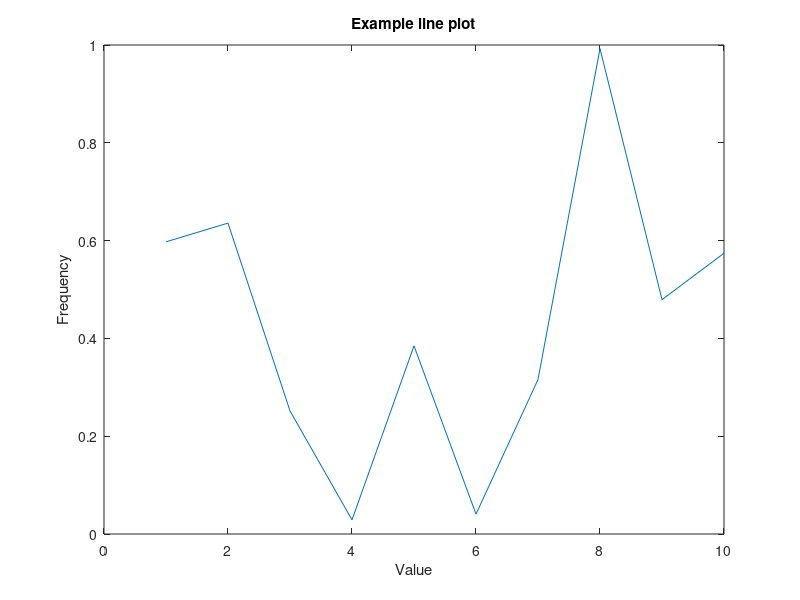

The MATLAB script that drew this image: (Note: this script raises an error after producing the figure.)
%{
ECON 611 - MACROECONOMIC THEORY II
PROF. KAIJI CHEN, PH.D.
INTRODUCTION TO MATLAB - JAFET BACA
01-19-2024

%}

%% 1. Basic comands

clear;            %Clear the workspace
clc;              %Clear the command window
clearvars;        %Clear variables from memory
pwd;              %Print current directory
ls;               %List all the files in the current directory
lookfor disp      %Search help for keywords
help disp         %Provide documentation of a function

%% 2. Basic matrix algebra

A = ones(3,3);    %Return a 3x3 matrix of ones
B = [1 2 4; 13 9 6; 7 8 9];

% --- 2.1. Transposes of A and B
A';
B';

% --- 2.2. Inverses of A and B
inv(A); 
inv(B);

% --- 2.3. Matrix multiplication
A * B;  %Matrix product of A and B
A .* B; %Element-wise multiplication of A and B

%% 3. Conditional statements

% --- 3.1. Classify student's grade
grade = 82;
if grade >= 90
    disp('A');
elseif grade >= 80 
    disp('B')
elseif grade >= 70
    disp('C')
else
    disp('D')
end

% --- 3.2. Determine if an individual is eligible for a subsidy
income = 28000;
student_status = 1;
dependents = 1;
age = 30;

% || means or and && means the 'and ' conditionals
if (income < 30000 || student_status == 1) && (dependents >= 2 || age >= 65)
    disp('Eligible')
else
    disp('Not eligible')
end

%% 4. Loops

% --- 4.1. For loops  

%Print numbers from 1 to 10
for i = 1:10
    disp(i);
end

%Store information in an existent vector
x = zeros(1,10);
for i = 1:10
    x(1,i) = 2^i;
end

%Nested loops
m = zeros(3,3);
for i = 1:3
    for j = 1:3
        m(i,j) = i*j;
    end
end

% --- 4.2. While loops 

%Print numbers from 1 to 10
count = 1;
while count <= 10
    disp(count);
    count = count + 1;
end

%Find the smallest integer n such that the sum
%of the numbers from 1 to n is greater or equal to 100
n = 1;
while sum(1:n) <= 100
    n = n + 1;
end

%% 5. Plots

clc; clear

% --- 5.1. Line plots

x = 1:10;
y = rand(1, 10);
figure;
plot(x, y);
title('Example line plot');
xlabel('Value');
ylabel('Frequency');

% --- 5.2. Histograms

data = randn(1000, 1);
figure;
histogram(data)
title('Example histogram')
xlabel('Value')
ylabel('Frequency')

% --- 5.3. Scatter plots

x = randn(100, 1);
y = randn(100, 1);
figure;
scatter(x, y);
title('Example scatter plot');
xlabel('x');
ylabel('y')

% --- 5.4. Bar plots

categories = {'A','B', 'C', 'D'};
values = [5, 10, 15, 20];
figure;
bar(values);
title('Example Bar Plot');
set(gca, 'xticklabel', categories);
ylabel('Values');

%% 6. Practice

% --- Exercise 1

%Create a matrix with two columns and 10 rows.
%In the first column, store the first 10 numbers of the Fibonacci series.
%In the second column, store the cumulative sum of the Fibonacci series up
%to that point.

% --- Exercise 2

%Given an array of initial GDP values for different countries and constant
%annual growth rate of $2 \%$, calculate the GDP for each country over the
%next ' $n$ ' years.
%Store the GDP values for each year in a matrix, where each row represents
%a country and each column represents a year.
%Use ' $n$ ' as 10 for this exercise.
%Example initial GDPs: [1000, 2000, 3000] for three countries.
